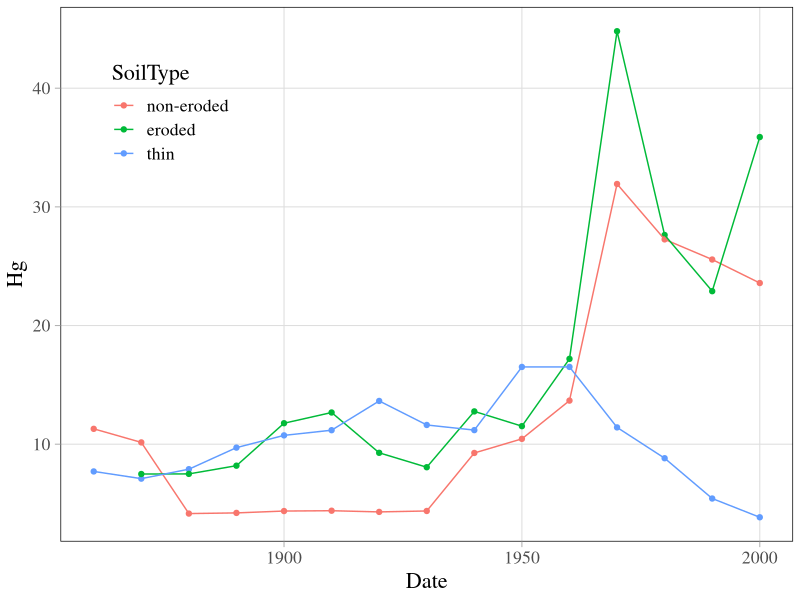
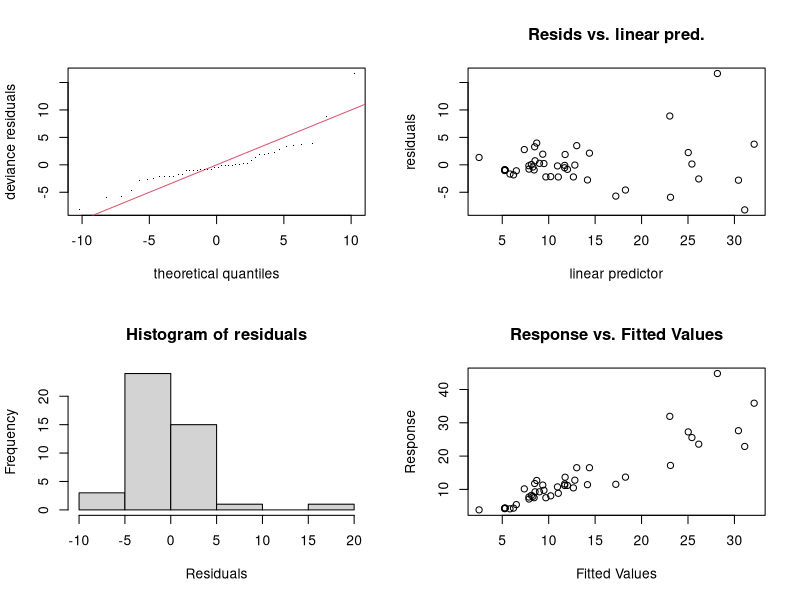
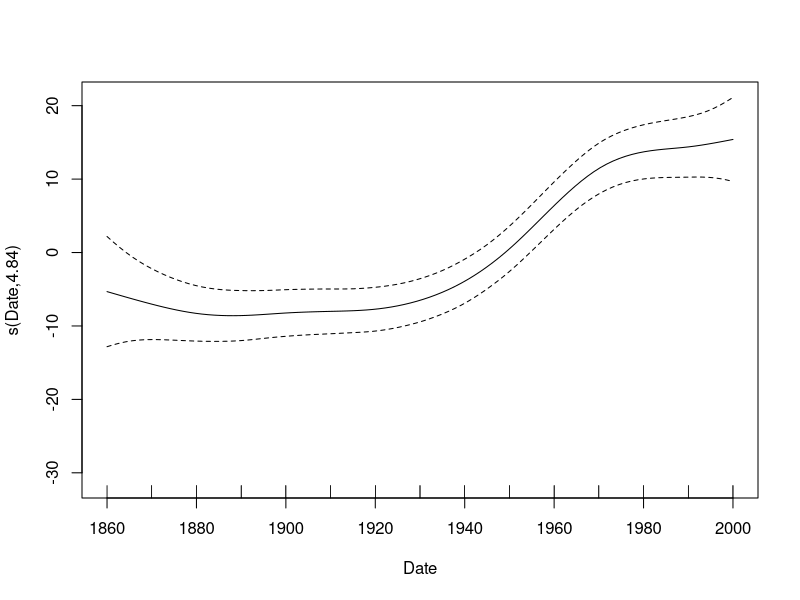
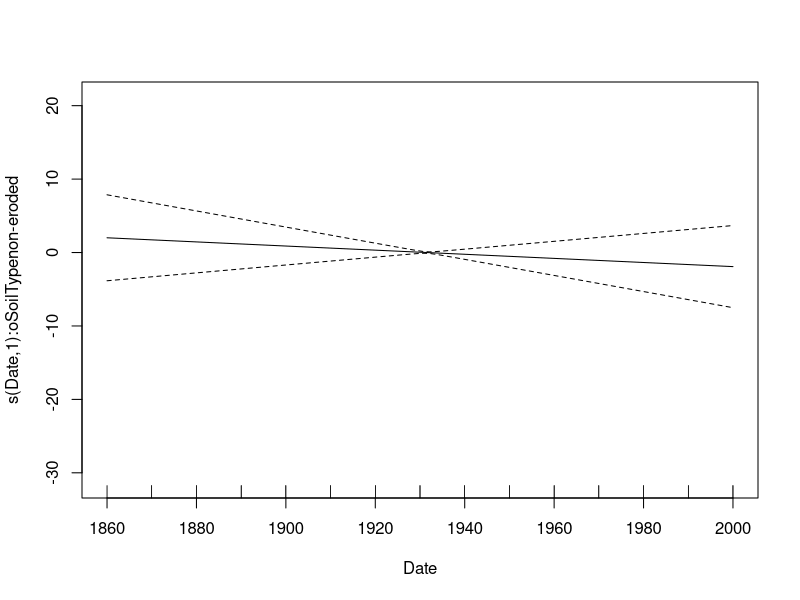
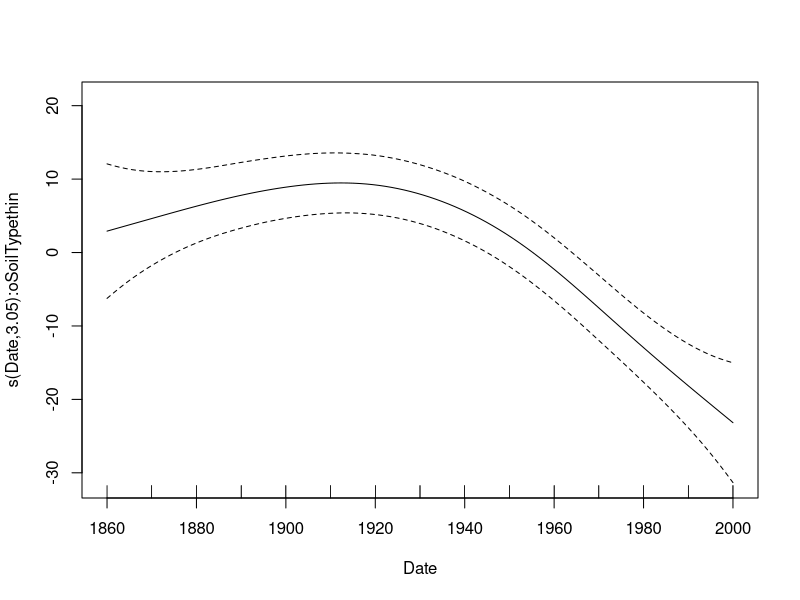
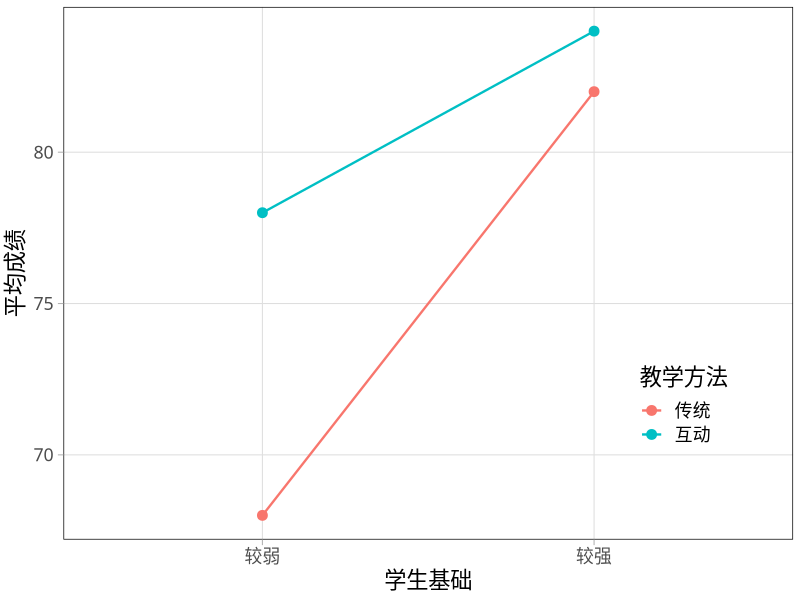
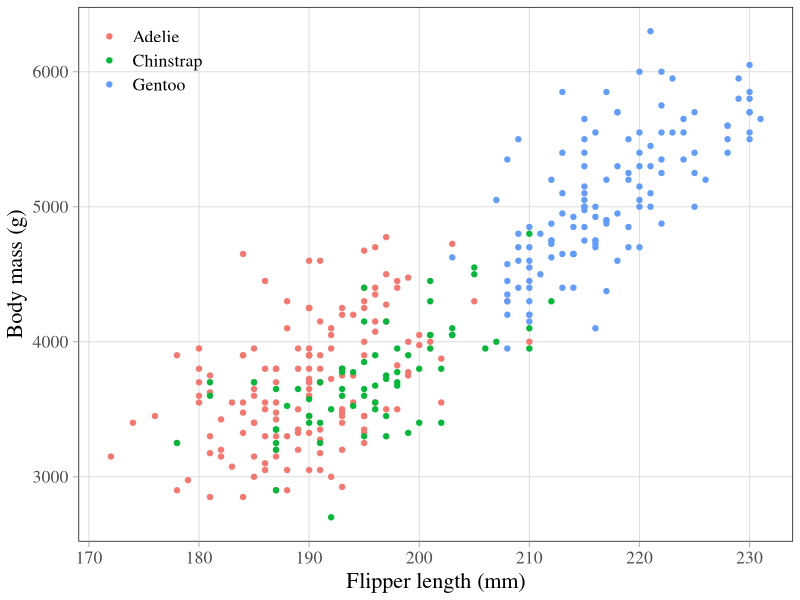
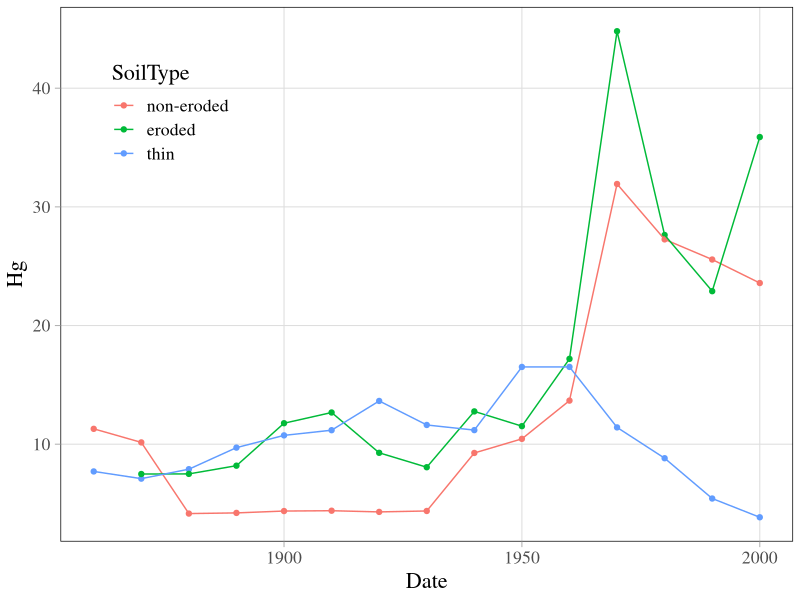

Write the R code that produced these figures, in order.
## ---- chunk 1
#| echo: false
library(tidyverse)
library(mgcv)
library(ggtext)
library(palmerpenguins)
library(sp)
## ---- chunk 2
#| echo: false
theme_set(
  theme_light(base_size = 16, base_family="serif") +
    theme(legend.background = element_rect(fill = "transparent"),
          legend.key = element_rect(fill = "transparent", color = NA),
          panel.grid.minor = element_blank(),
          panel.border = element_rect(color = "black",
                                      linewidth = 0.5,
                                      fill = NA),
          plot.margin = margin(5, 5, 5, 5, unit = "pt"),
          legend.position = "inside",
          legend.position.inside = c(0.95, 0.05)
          )
  )
## ---- chunk 3
#| echo: false
metals <- 
  read_csv("data/metals.csv") |>
  mutate(SoilType = factor(SoilType, levels = c("non-eroded", "eroded", "thin")))
## ---- chunk 4
#| echo: false
metals |>
  ggplot() + 
  geom_point(aes(Date, Hg, color = SoilType)) +
  geom_line(aes(Date, Hg, color = SoilType)) +
  theme(legend.position = "inside",
        legend.position.inside = c(0.15, 0.8),
        legend.background = element_rect(fill = "transparent"))
## ---- chunk 5
metals_eroded_ref <-
  metals |>
  mutate(
    oSoilType = ordered(SoilType, levels = c('eroded', 'non-eroded', 'thin')),
    SoilType = factor(SoilType, levels = c('eroded', 'non-eroded', 'thin'))
  )
## ---- chunk 6
Hg_gam_eroded_ref <-
  gam(Hg ~ s(Date) + s(Date, by = oSoilType) + SoilType,
      data = metals_eroded_ref,
      method = 'REML')
## ---- chunk 7
summary(Hg_gam_eroded_ref)
## ---- chunk 8
gam.check(Hg_gam_eroded_ref)
## ---- chunk 9
plot(Hg_gam_eroded_ref)
## ---- chunk 10
#| echo: false
teaching_demo <- tibble(
  method = factor(c("传统", "传统", "互动", "互动"), levels = c("传统", "互动")),
  background = factor(c("较弱", "较强", "较弱", "较强"), levels = c("较弱", "较强")),
  score = c(68, 82, 78, 84)
)
## ---- chunk 11
#| echo: false
teaching_demo |>
  group_by(method, background) |>
  summarise(平均成绩 = mean(score), .groups = "drop") |>
  rename(教学方法 = method, 学生基础 = background) |>
  knitr::kable()
## ---- chunk 12
#| echo: false
teaching_demo |>
  ggplot(aes(x = background, y = score, group = method, color = method)) +
  geom_line(linewidth = 0.8) +
  geom_point(size = 3) +
  labs(x = "学生基础", y = "平均成绩", color = "教学方法") +
  theme(
    text = element_text(family = "PingFang SC"),
    legend.position.inside = c(0.85, 0.25)
  )
## ---- chunk 13
#| echo: false
penguins |>
  ggplot() +
  geom_point(aes(x = flipper_length_mm, y = body_mass_g, color =species)) +
  labs(x = "Flipper length (mm)",
       y = "Body mass (g)") +
  theme(legend.position.inside = c(0.1, 0.9),
        legend.title = element_blank())
## ---- chunk 14
penguins_lm_m0 <- lm(body_mass_g ~ flipper_length_mm, 
                     data = penguins)
## ---- chunk 15
#| code-fold: true
penguins_lm_m1 <- lm(body_mass_g ~ flipper_length_mm + species, 
                     data = penguins)
## ---- chunk 16
#| code-fold: true
penguins_lm_m2 <- lm(body_mass_g ~ flipper_length_mm:species, 
                     data = penguins)

penguins_lm_m3 <- lm(body_mass_g ~ flipper_length_mm + flipper_length_mm:species, 
                     data = penguins)
## ---- chunk 17
#| code-fold: true
penguins_lm_m4 <- lm(body_mass_g ~ flipper_length_mm*species, 
                     data = penguins)
## ---- chunk 18
#| echo: false
metals <- 
  read_csv("data/metals.csv") |>
  mutate(SoilType = factor(SoilType, levels = c("non-eroded", "eroded", "thin")))
## ---- chunk 19
#| echo: false
metals |>
  ggplot() + 
  geom_point(aes(Date, Hg, color = SoilType)) +
  geom_line(aes(Date, Hg, color = SoilType)) +
  theme(legend.position = "inside",
        legend.position.inside = c(0.15, 0.8),
        legend.background = element_rect(fill = "transparent"))
## ---- chunk 20
Hg_gam_m0 <- gam(Hg ~ s(Date), 
               data = metals, method = 'REML')
## ---- chunk 21
#| code-fold: true
Hg_gam_m1 <- gam(Hg ~ s(Date) + SoilType,
               data = metals, method = 'REML')
## ---- chunk 22
#| code-fold: true
Hg_gam_m2 <- gam(Hg ~ s(Date, by = SoilType),
               data = metals, method = 'REML')
## ---- chunk 23
#| code-fold: true
Hg_gam_m3 <- gam(Hg ~ s(Date, by = SoilType) + SoilType,
               data = metals, method = 'REML')
## ---- chunk 24
#| echo: false
data(meuse)
rmarkdown::paged_table(meuse)
## ---- chunk 25
#| code-fold: true
meuse |>
  ggplot() +
  geom_point(aes(x, y, color = cadmium)) +
  scale_color_viridis_c() +
  theme(legend.position = "inside",
        legend.position.inside = c(0.1, 0.8))
## ---- chunk 26
#| echo: false
meuse |>
  ggplot() +
  geom_histogram(aes(cadmium), bins = 15) +
  xlab("Cadmium concentration (mg kg <sup>-1</sup>)") +
  theme(axis.title.x = element_markdown())
## ---- chunk 27
#| code-fold: true
#| code-line-numbers: "|4"
meuse |>
  ggplot() +
  geom_histogram(aes(cadmium), bins = 15) +
  scale_x_log10() +
  xlab("Cadmium concentration (mg kg <sup>-1</sup>)") +
  theme(axis.title.x = element_markdown())
## ---- chunk 28
#| code-fold: true
#| code-line-numbers: "|4"
meuse |>
  ggplot() +
  geom_point(aes(x, y, color = cadmium)) +
  scale_color_viridis_c(trans = "log10") +
  theme(legend.position = "inside",
        legend.position.inside = c(0.1, 0.8))
## ---- chunk 29
cadmium_gam_m0 <- gam(cadmium ~ s(x, y), data = meuse, method = "REML")
summary(cadmium_gam_m0)
## ---- chunk 30
#| echo: false
set.seed(123)
text_output <- capture.output(gam.check(cadmium_gam_m0))
## ---- chunk 31
#| echo: false
cat(text_output, sep = "\n") 
## ---- chunk 32
plot(cadmium_gam_m0)
## ---- chunk 33
plot(cadmium_gam_m0, scheme = 1)
## ---- chunk 34
plot(cadmium_gam_m0, scheme = 2)
## ---- chunk 35
plot(cadmium_gam_m0, scheme = 2, too.far = 0.05)
## ---- chunk 36
vis.gam(x = cadmium_gam_m0, view = c("x", "y"), plot.type = "persp") 
## ---- chunk 37
vis.gam(x = cadmium_gam_m0, view = c("x", "y"), plot.type = "contour")
## ---- chunk 38
vis.gam(x = cadmium_gam_m0, view = c("x", "y"), plot.type = "contour",
        too.far = 0.1)
## ---- chunk 39
vis.gam(x = cadmium_gam_m0, view = c("x", "y"), plot.type = "contour", too.far = 0.05)   
## ---- chunk 40
vis.gam(x = cadmium_gam_m0, view = c("x", "y"), plot.type = "persp", se = 2)    
## ---- chunk 41
#| code-fold: true
par(mfrow = c(1, 3))
vis.gam(cadmium_gam_m0, view = c("x", "y"), plot.type = "persp", theta = 220)
vis.gam(cadmium_gam_m0, view = c("x", "y"), plot.type = "persp", phi = 55)
vis.gam(cadmium_gam_m0, view = c("x", "y"), plot.type = "persp", r = 0.1)
## ---- chunk 42
#| echo: false
par(mfrow = c(1, 1))
## ---- chunk 43
#| code-fold: true
par(mfrow = c(2, 2))
vis.gam(cadmium_gam_m0, view = c("x", "y"), plot.type = "contour", color = "gray")
vis.gam(cadmium_gam_m0, view = c("x", "y"), plot.type = "contour", contour.col = "blue")
vis.gam(cadmium_gam_m0, view = c("x", "y"), plot.type = "contour", nlevels = 20)
## ---- chunk 44
#| echo: false
par(mfrow = c(1, 1))
## ---- chunk 45
airquality
## ---- chunk 46
#| echo: false
airquality |>
  ggplot() +
  geom_point(aes(x = Temp, y = Ozone)) +
  labs(y = "Ozone (ppb)",
       x = "Temperature (F)")
## ---- chunk 47
#| echo: false
airquality |>
  ggplot() +
  geom_point(aes(x = Wind, y = Ozone)) +
  labs(x = "Wind speed (mph)",
       y = "Ozone (ppb)")
## ---- chunk 48
Ozone_gam_m0 <- gam(Ozone ~ s(Temp) + s(Wind), 
                    data = airquality, 
                    method = "REML")

## ---- chunk 49
summary(Ozone_gam_m0)
## ---- chunk 50
set.seed(123)
gam.check(Ozone_gam_m0)
## ---- chunk 51
Ozone_gam_m1 <- gam(Ozone ~ te(Temp, Wind), 
                    data = airquality, 
                    method = "REML")
## ---- chunk 52
summary(Ozone_gam_m1)
## ---- chunk 53
set.seed(123)
gam.check(Ozone_gam_m1)
## ---- chunk 54
AIC(Ozone_gam_m0, Ozone_gam_m1)
## ---- chunk 55
Ozone_gam_m2 <- gam(Ozone ~ s(Temp) + s(Wind ) + ti(Temp, Wind), 
                    data = airquality, 
                    method = "REML")
## ---- chunk 56
summary(Ozone_gam_m2)
## ---- chunk 57
set.seed(123)
gam.check(Ozone_gam_m2)
## ---- chunk 58
AIC(Ozone_gam_m0, Ozone_gam_m1, Ozone_gam_m2)
